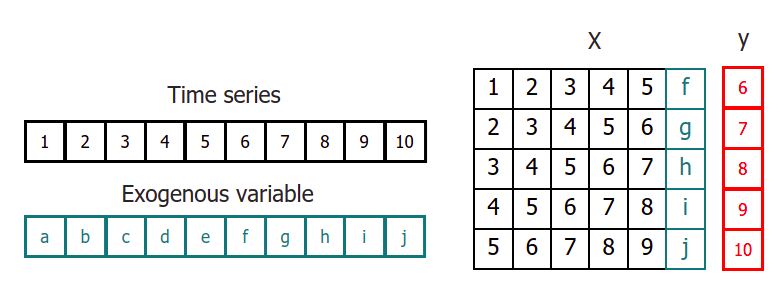
#> input picture ML_Approach/images/p1.png, 783 x 297 px, found by its file name
$ jupyter execute --allow-errors Forecasting_Approaches.ipynb
#> lines starting #> are read from the running program, lines starting #| are printed output that depends on the picture
# **Forecasting Time Series**

In this section we are going to introduce some concepts related with time series forecasting from a practical perspective, following the `Skforecast` approach. To go deeper into the details is totally advisable to take a look to the `Skforecast` website: https://skforecast.org/0.11.0/index.html

A **time series** is a succession of chronologically ordered data spaced at equal or unequal intervals. The forecasting process consists of predicting the future value of a time series, either by modeling the series solely based on its past behavior (autoregressive) or by using other external variables.

### **Univariate forecasting**

#### **Definition of the predictors and response**

In order to apply machine learning models to forecasting problems, the time series has to be transformed into a matrix in which each value is related to the time window (lags) that precedes it.

In a time series context, a lag with respect to a time step  t
  is defined as the values of the series at previous time steps. For example, lag 1 is the value at time step  t−1
  and lag  m
  is the value at time step  t−m.

This type of transformation also allows to include additional (exogenous) variables.

Here we have a graphical example of a predictor matrix X and a response, with 5 lags, suitable to be apply in a time series forecasting scenario.

[cell 1]
from PIL import Image

[cell 2]
Image.open(r'C:\Users\fscielzo\Documents\DataScience-GitHub\Time Series\Temperature Prediction\Second Project\images\p1.png').resize((700, 300)).convert("RGB")
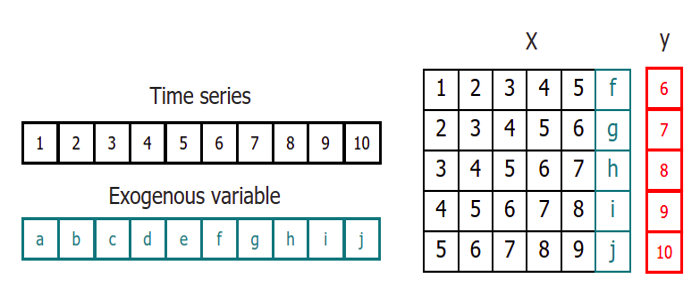
#> Out: PIL image 700x300 RGB; mean R, G, B 236.4, 236.2, 236.5

Once data have been rearranged into the new shape, any regression model can be trained to predict the next value (step) of the series. During model training, every row is considered a separate data instance, where values at lags 1, 2, ...  t
  are considered predictors for the target quantity of the time series at time step  t+1
 .

#### **Forecasting processes**

When working with time series, it is seldom needed to predict only the next element in the series ( t+1
 ). Instead, the most common goal is to predict a whole future interval (( t+1
 ), ..., ( t+n
 )) or a far point in time ( t+n
 ). Several strategies allow generating this type of prediction.

##### **Recursive multi-step forecasting**

Since the value  tn−1
  is required to predict  tn
 , and  tn−1
  is unknown, a recursive process is applied in which, each new prediction, is based on the previous one. This process is known as recursive forecasting or recursive multi-step forecasting.

[cell 3]
Image.open(r'C:\Users\fscielzo\Documents\DataScience-GitHub\Time Series\Temperature Prediction\Second Project\images\p2.png').resize((750, 400)).convert("RGB")
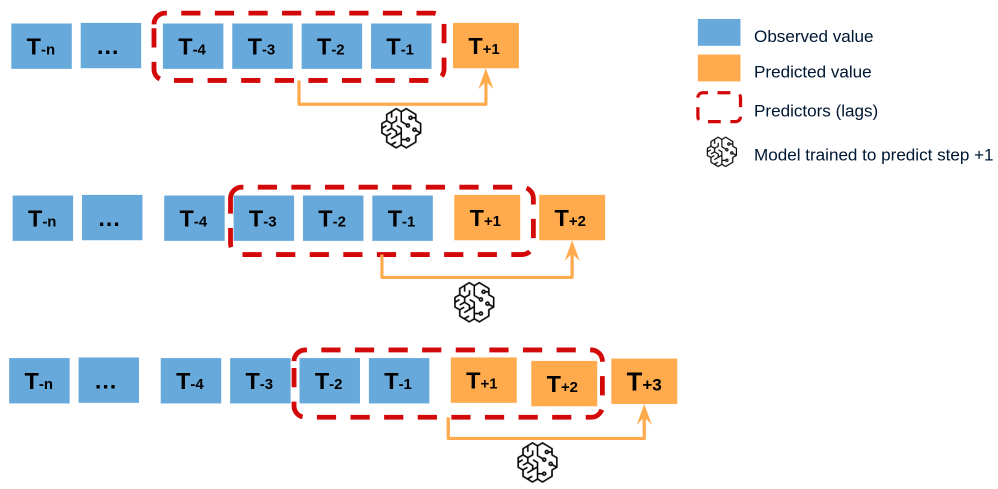
#> input picture ML_Approach/images/p2.png, 1996 x 978 px, found by its file name (shown at 1/2 size)

##### **Direct multi-step forecasting (several models)**

Direct multi-step forecasting consists of training a different model for each step of the forecast horizon. For example, to predict the next 5 values of a time series, 5 different models are trained, one for each step. As a result, the predictions are independent of each other.

[cell 4]
Image.open(r'C:\Users\fscielzo\Documents\DataScience-GitHub\Time Series\Temperature Prediction\Second Project\images\p3.png').resize((750, 400)).convert("RGB")
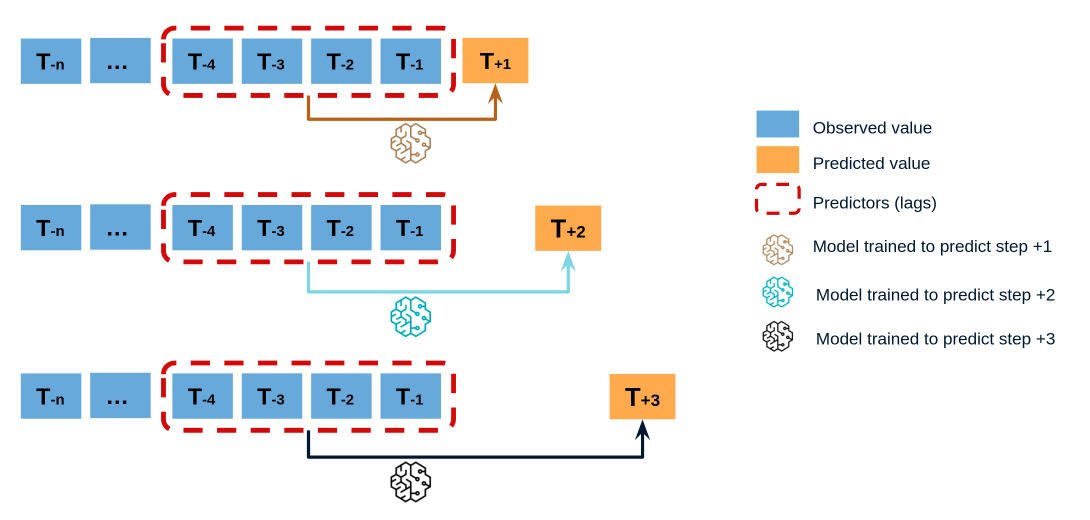
#> input picture ML_Approach/images/p3.png, 2179 x 1039 px, found by its file name (shown at 1/2 size)
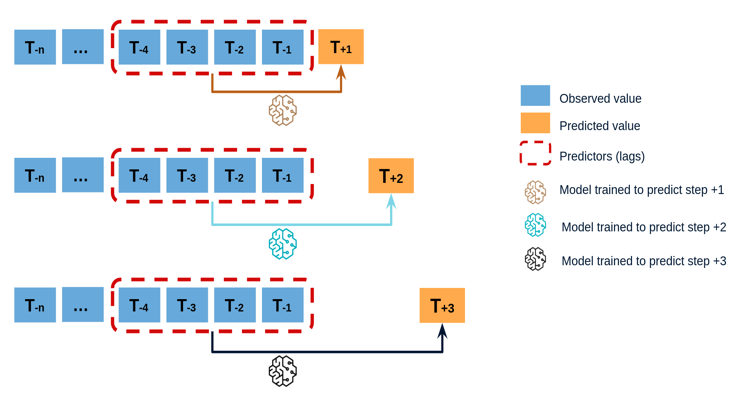
#> Out: PIL image 750x400 RGB; mean R, G, B 236.9, 239.3, 242.1

The main complexity of this approach is to generate the correct training matrices for each model. It is also important to bear in mind that this strategy has a higher computational cost since it requires the train of multiple models. The following diagram shows the process for a case in which the response variable and two exogenous variables are available.

[cell 5]
Image.open(r'C:\Users\fscielzo\Documents\DataScience-GitHub\Time Series\Temperature Prediction\Second Project\images\p4.png').resize((900, 600)).convert("RGB")
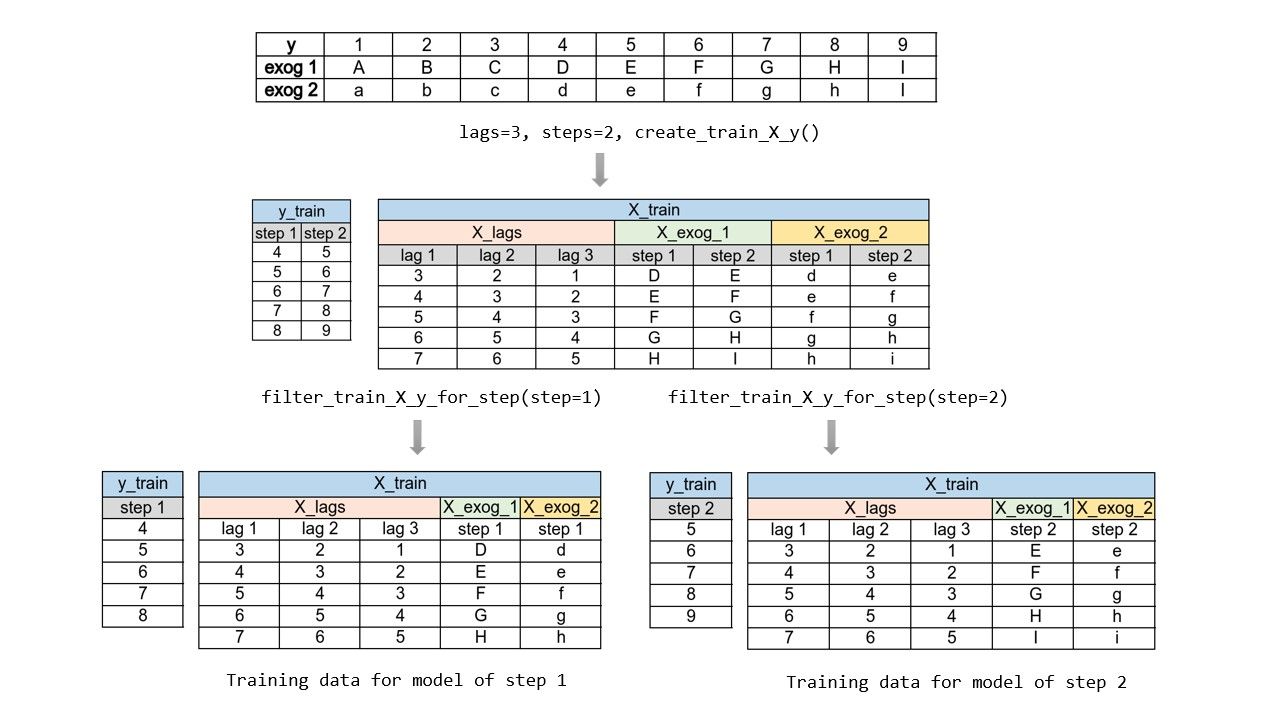
#> input picture ML_Approach/images/p4.png, 1280 x 720 px, found by its file name
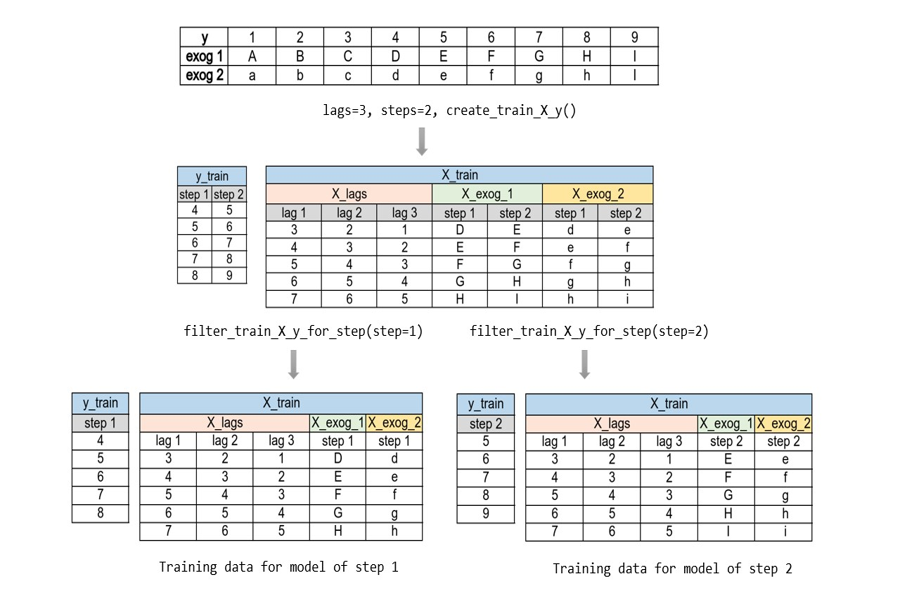
#> Out: PIL image 900x600 RGB; mean R, G, B 239.3, 239.9, 240

### **Multivariate forecasting**

Multiple forecasting is also known as **dependent multi-series forecasting**

In dependent multi-series forecasting (multivariate time series), all series are modeled together in a single model, considering that each time series depends not only on its past values but also on the past values of the other series. The forecaster is expected not only to learn the information of each series separately but also to relate them. An example is the measurements made by all the sensors (flow, temperature, pressure...) installed on an industrial machine such as a compressor.

[cell 6]
Image.open(r'C:\Users\fscielzo\Documents\DataScience-GitHub\Time Series\Temperature Prediction\Second Project\images\p7.png').resize((850, 500)).convert("RGB")
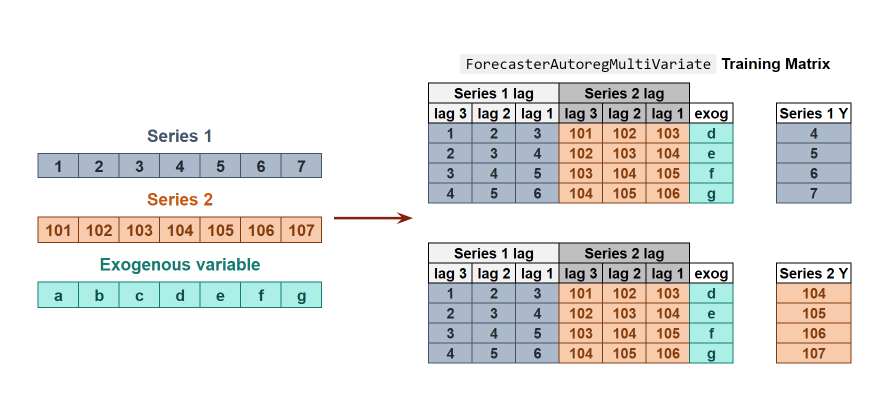
#> input picture ML_Approach/images/p7.png, 1788 x 817 px, found by its file name (shown at 1/2 size)
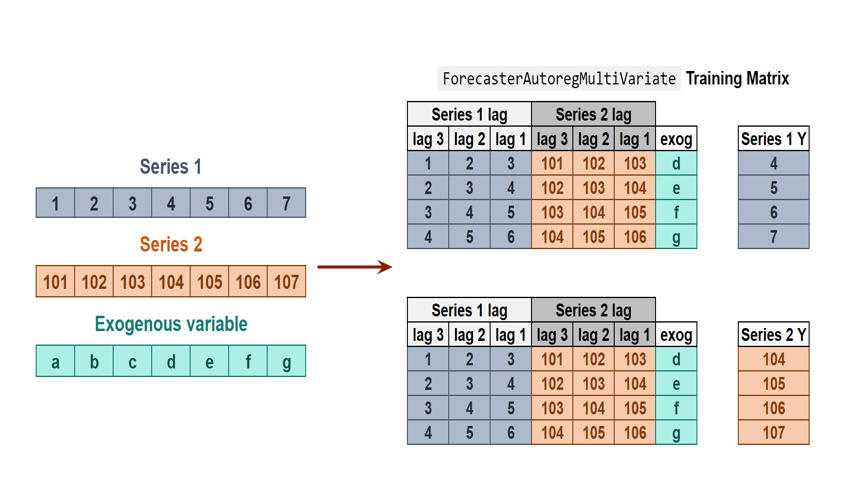
#> Out: PIL image 850x500 RGB; mean R, G, B 231, 230.4, 228.4

Since as many training matrices are created as there are series in the dataset, it must be decided on which level the forecasting will be performed.

In the below image we is represented a how multivariate forecasting works for predicting the `Series 1` using a direct multi-step forecasting process.

[cell 7]
Image.open(r'C:\Users\fscielzo\Documents\DataScience-GitHub\Time Series\Temperature Prediction\Second Project\images\p8.png').resize((750, 450)).convert("RGB")
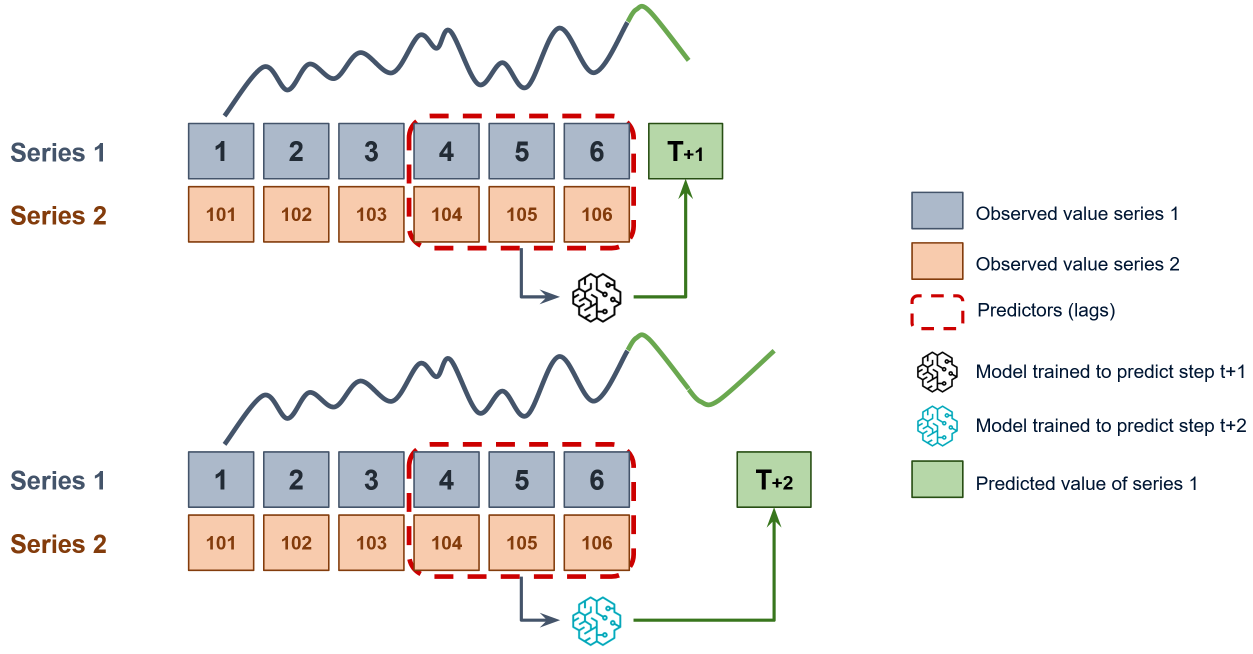
#> input picture ML_Approach/images/p8.png, 2505 x 1307 px, found by its file name (shown at 1/2 size)
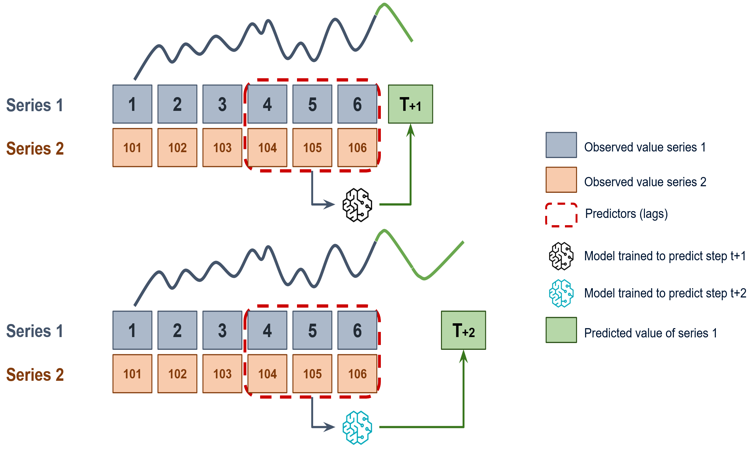
#> Out: PIL image 750x450 RGB; mean R, G, B 241.2, 239.2, 237.8
